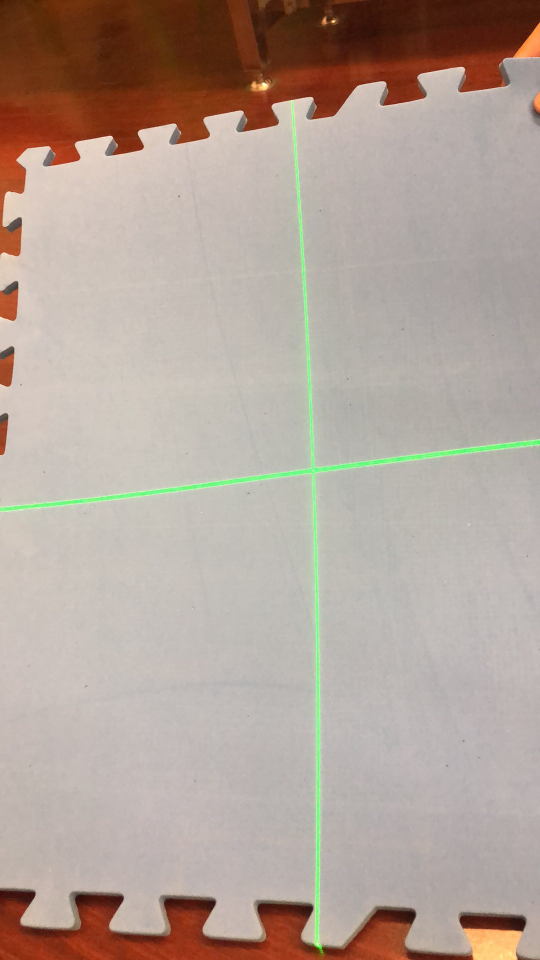
#> input picture Impedance_control/3.jpg, 1080 x 1920 px, found by its file name (shown at 1/2 size)
$ python testcrossline.py   (Python 2 division)
#> lines starting #> are read from the running program, lines starting #| are printed output that depends on the picture; after the words box and inside, x2 and y2 are one past the last pixel; in counts of white or black regions, pixels touching at a corner belong together; long printed decimals are rounded
#!/usr/bin/env python
# -*- coding: utf-8 -*-
import ros
import cv2
import numpy as np
from collections import defaultdict
def segment_by_angle_kmeans(lines, k=2, **kwargs):
    """Groups lines based on angle with k-means.

    Uses k-means on the coordinates of the angle on the unit circle
    to segment `k` angles inside `lines`.
    """

    # Define criteria = (type, max_iter, epsilon)
    default_criteria_type = cv2.TERM_CRITERIA_EPS + cv2.TERM_CRITERIA_MAX_ITER
    criteria = kwargs.get('criteria', (default_criteria_type, 10, 1.0))
    flags = kwargs.get('flags', cv2.KMEANS_PP_CENTERS)
    attempts = kwargs.get('attempts', 10)

    # returns angles in [0, pi] in radians
    angles = np.array([line[0][1] for line in lines])
    print "angles",angles
    # multiply the angles by two and find coordinates of that angle
    pts = np.array([[np.cos(2*angle), np.sin(2*angle)]
                    for angle in angles], dtype=np.float32)

    # run kmeans on the coords
    # print pts
    # labels1 = np.zeros(k)
    labels, centers = cv2.kmeans(pts, k,None,criteria, attempts, flags)[1:]
    print "labels",labels,centers
    labels = labels.reshape(-1)  # transpose to row vec
    print "labels", labels
    # segment lines based on their kmeans label
    segmented = defaultdict(list)
    segmented0=defaultdict(list)
    segmented1=defaultdict(list)
    for i, line in zip(range(len(lines)), lines):
        print i,line
        segmented[labels[i]].append(line)
    print "before segmented",segmented
    segmented = list(segmented.values())
    segmented0 = list(segmented[0])
    segmented1 = list(segmented[1])
    print "after segmented\n",segmented
    return segmented,segmented0,segmented1
img = cv2.imread('/data/ros/ur_ws_yue/src/tile_robot/Impedance_control/3.jpg')
#> img is the input picture: shape (1920, 1080, 3); mean B, G, R 152.9, 162.8, 178.2
gray = cv2.cvtColor(img, cv2.COLOR_RGB2GRAY)
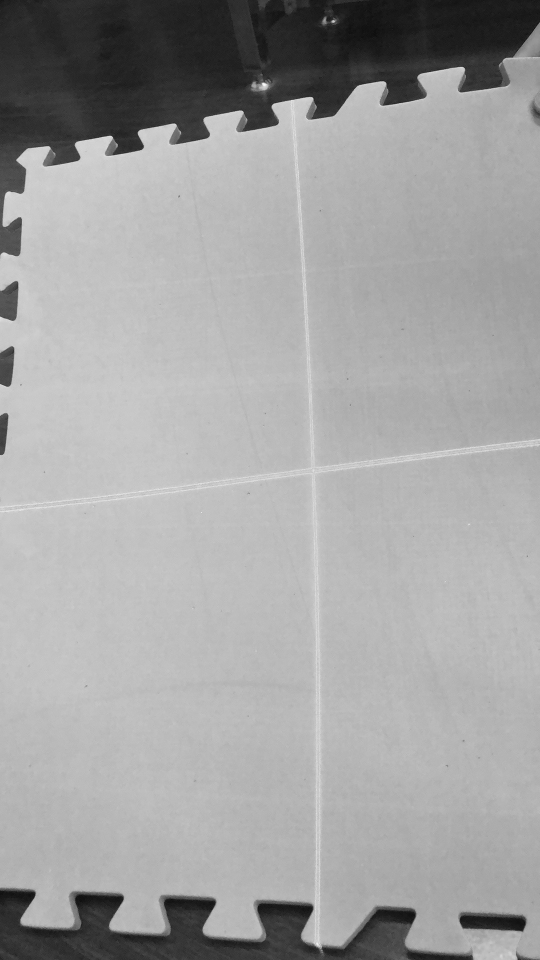
#> gray: shape (1920, 1080) (shown at 1/2 size); min 5, max 251, mean 161.6
blur = cv2.medianBlur(gray, 5)
adapt_type = cv2.ADAPTIVE_THRESH_GAUSSIAN_C
thresh_type = cv2.THRESH_BINARY_INV
bin_img = cv2.adaptiveThreshold(blur, 255, adapt_type, thresh_type, 7, 2)
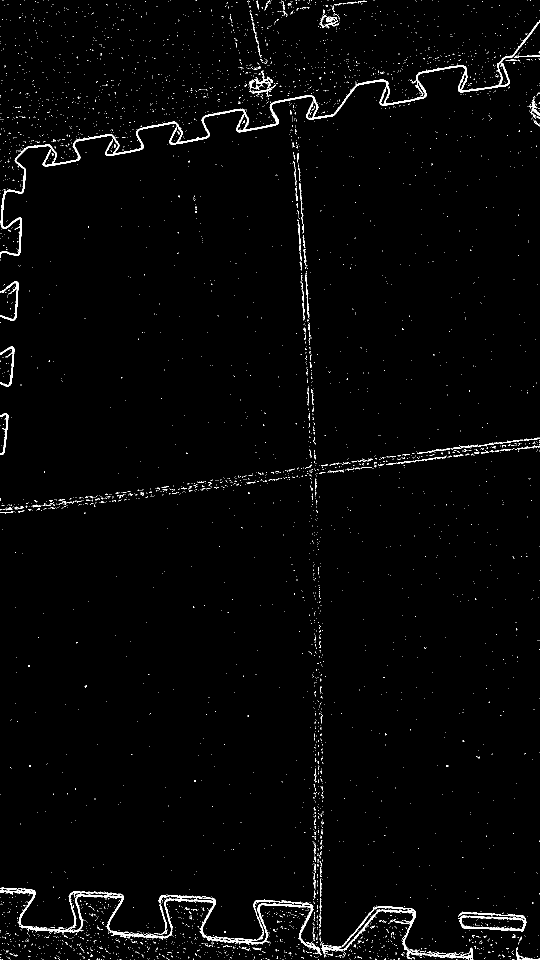
#> bin_img: shape (1920, 1080) (shown at 1/2 size); 1.8% white in thin lines or dots
rho, theta, thresh = 2, np.pi/180, 400
lines = cv2.HoughLines(bin_img, rho, theta, thresh)
#> lines = 26 rows, first 8: [342, 1.4], [1778, 1.62], [1846, 1.64], [306, 1.38], [1772, 1.62], [1854, 1.62], [1016, 1.45], [74, 0.0698]
# print line
lines1=lines.copy()
#> lines1 has the same summary as lines

def intersection(line1, line2):
    """Finds the intersection of two lines given in Hesse normal form.

    Returns closest integer pixel locations.
    See https://stackoverflow.com/a/383527/5087436
    """
    rho1, theta1 = line1[0]
    rho2, theta2 = line2[0]
    A = np.array([
        [np.cos(theta1), np.sin(theta1)],
        [np.cos(theta2), np.sin(theta2)]
    ])
    b = np.array([[rho1], [rho2]])
    x0, y0 = np.linalg.solve(A, b)
    x0, y0 = int(np.round(x0)), int(np.round(y0))
    return [[x0, y0]]
def draw_line(segmented,color):
    for ii in xrange(len(segmented)):
        rho, theta = np.array(segmented[ii][0])
        a = np.cos(theta)
        b = np.sin(theta)
        x0 = a * rho
        y0 = b * rho
        x1 = int(x0 + 1000 * (-b))
        y1 = int(y0 + 1000 * (a))
        x2 = int(x0 - 1000 * (-b))
        y2 = int(y0 - 1000 * (a))
        cv2.line(img, (x1, y1), (x2, y2), color, 6)

def segmented_intersections(lines):
    """Finds the intersections between groups of lines."""

    intersections = []
    for i, group in enumerate(lines[:-1]):
        for next_group in lines[i+1:]:
            for line1 in group:
                for line2 in next_group:
                    intersections.append(intersection(line1, line2))

    return intersections

segmented,segmented0,segmented1 = segment_by_angle_kmeans(lines)
#> in segment_by_angle_kmeans, `angles = np.array([line[0][1] for line in lines])`: angles = 26 values, max 3.09 at index 12, min 0 at index 10, mean 1.48
#| angles [1.396  1.623  1.641  1.379    1.623  1.623
#|  1.449  0.06981 1.641  1.641  0.         1.414
#|  3.089  1.606  3.072  3.072  1.431    1.396
#|  1.361  0.         1.641  0.05236 1.379    1.658
#|  1.658  1.641 ]
#> in segment_by_angle_kmeans, `pts = np.array([[np.cos(2*angle), np.sin(2*angle)] for angle in angles..`: pts = 26 pairs, first value -0.998 to 1, second value -0.174 to 0.407
#> in segment_by_angle_kmeans, `labels, centers = cv2.kmeans(pts, k,None,criteria, attempts, flags)[1:]`: labels = 26 values, max 1 at index 0, min 0 at index 7, mean 0.731; centers = [[0.994, -0.0199], [-0.97, 0.0653]]
#> (printed output is left out)
#| labels [1 1 1 1 1 1 1 0 1 1 0 1 0 1 0 0 1 1 1 0 1 0 1 1 1 1]
#> the loop in segment_by_angle_kmeans, `for i, line in zip(range(len(lines)), lines):` made 26 passes
#> line on passes 1 to 12: [[342, 1.4]], [[1778, 1.62]], [[1846, 1.64]], [[306, 1.38]], [[1772, 1.62]], [[1854, 1.62]], [[1016, 1.45]], [[74, 0.0698]], [[1840, 1.64]], [[1762, 1.64]], [[628, 0]], [[326, 1.41]]
#| 0 [[342.          1.396]]
#| 1 [[1.7780000e+03 1.6231562e+00]]
#| 2 [[1.8460000e+03 1.6406095e+00]]
#| 3 [[306.        1.379]]
#| 4 [[1.7720000e+03 1.6231562e+00]]
#| 5 [[1.8540000e+03 1.6231562e+00]]
#| 6 [[1016.           1.449]]
#| 7 [[7.400000e+01 6.981317e-02]]
#> (further printed lines are left out)
#> segmented = 2 items; segmented0 = 19 items, first 6: [[342, 1.4]], [[1778, 1.62]], [[1846, 1.64]], [[306, 1.38]], [[1772, 1.62]], [[1854, 1.62]]; segmented1 = [[[74, 0.0698]], [[628, 0]], [[-582, 3.09]], [[-572, 3.07]], [[-564, 3.07]], [[640, 0]], [[64, 0.0524]]]
#> (the run stopped early here; a loop or call above may not have finished)

$ run again, with Impedance_control/1.jpg copied over Impedance_control/3.jpg
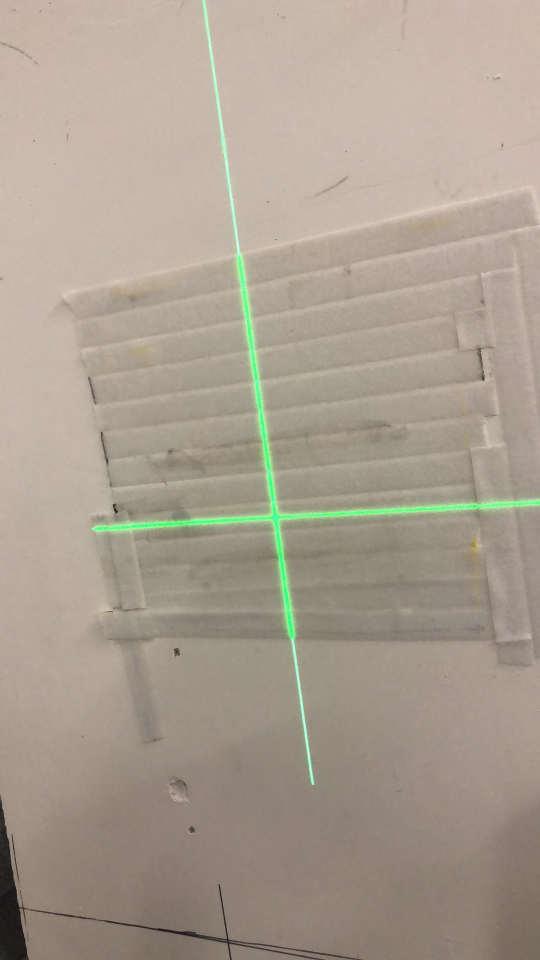
#> input picture Impedance_control/1.jpg, 1080 x 1920 px, found by its file name (shown at 1/2 size)
#> img is the input picture: shape (1920, 1080, 3); mean B, G, R 144.6, 158, 169.4
#> `gray = cv2.cvtColor(img, cv2.COLOR_RGB2GRAY)`:
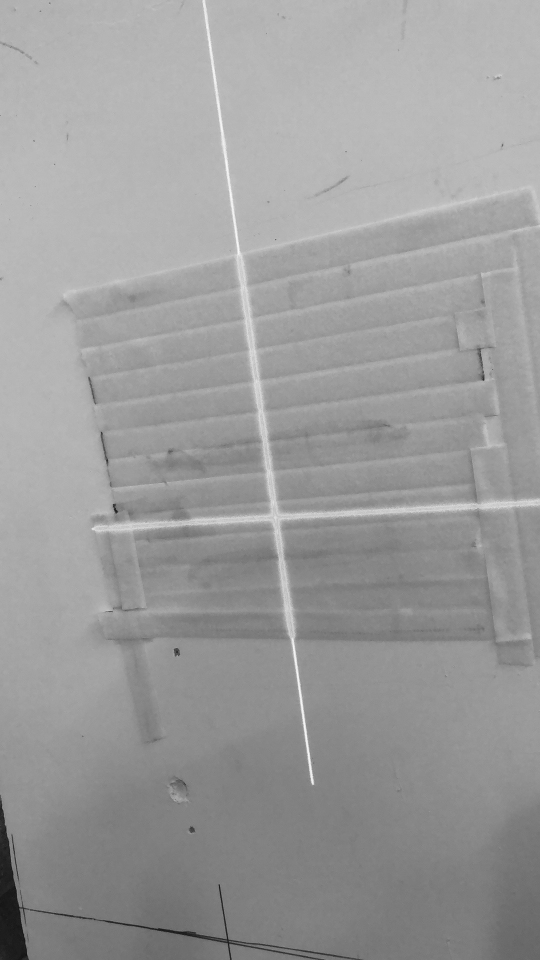
#> gray: shape (1920, 1080) (shown at 1/2 size); min 7, max 250, mean 155.4
#> `bin_img = cv2.adaptiveThreshold(blur, 255, adapt_type, thresh_type, 7,..`:
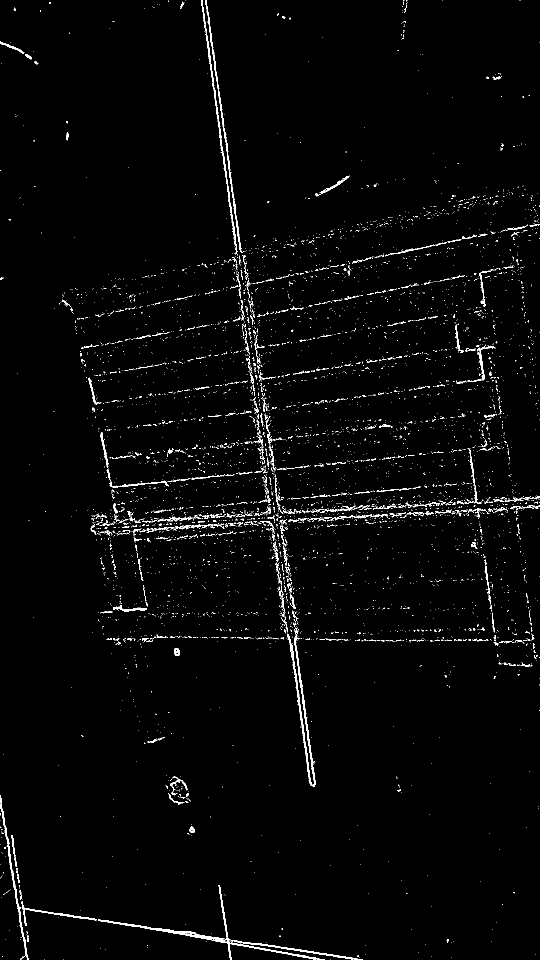
#> bin_img: shape (1920, 1080) (shown at 1/2 size); 1.9% white in thin lines or dots
#> lines = 34 rows, first 8: [-398, 3], [-406, 3], [1786, 1.73], [1778, 1.75], [992, 1.47], [1798, 1.71], [-414, 3.02], [-422, 3.02]
#> lines1 has the same summary as lines
#> angles = 34 values, max 3.05 at index 24, min 1.36 at index 10, mean 2.36
#| angles [3.002 3.002 1.728  1.745 1.466 1.710 3.019
#|  3.019 3.019 1.518 1.361 2.985  1.518 2.985
#|  2.985  1.379   1.763 1.484 2.967 2.985  1.501
#|  2.985  3.002 1.501 3.054  1.414 2.967 3.037
#|  3.037 1.484 2.950 1.693 3.054  3.037]
#> pts = 34 pairs, first value -0.995 to 0.985, second value -0.375 to 0.407
#> labels = 34 values, max 1 at index 2, min 0 at index 0, mean 0.441; centers = [[0.961, -0.27], [-0.964, 0.0393]]
#> (printed output is left out)
#| labels [0 0 1 1 1 1 0 0 0 1 1 0 1 0 0 1 1 1 0 0 1 0 0 1 0 1 0 0 0 1 0 1 0 0]
#> the loop in segment_by_angle_kmeans, `for i, line in zip(range(len(lines)), lines):` made 34 passes
#> (printed output is left out)
#> segmented = 2 items; segmented0 = 19 items, first 6: [[-398, 3]], [[-406, 3]], [[-414, 3.02]], [[-422, 3.02]], [[-430, 3.02]], [[-390, 2.98]]; segmented1 = [[[1786, 1.73]], [[1778, 1.75]], [[992, 1.47]], [[1798, 1.71]], [[1070, 1.52]], [[660, 1.36]], [[1054, 1.52]], [[718, 1.38]], [[1762, 1.76]], [[1044, 1.48]], [[1078, 1.5]], [[1062, 1.5]], [[830, 1.41]], [[1082, 1.48]], [[1812, 1.69]]]

$ run again, with Impedance_control/2.jpg copied over Impedance_control/3.jpg
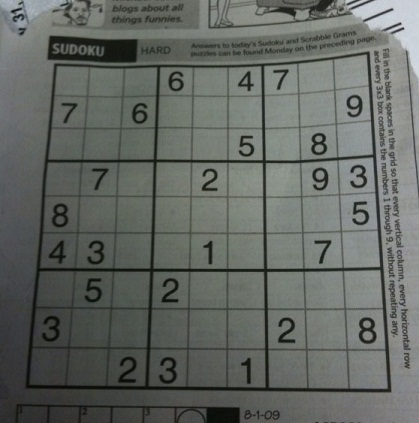
#> input picture Impedance_control/2.jpg, 419 x 423 px, found by its file name
#> img is the input picture: shape (423, 419, 3); mean B, G, R 98.9, 103.6, 99.4
#> `blur = cv2.medianBlur(gray, 5)`:
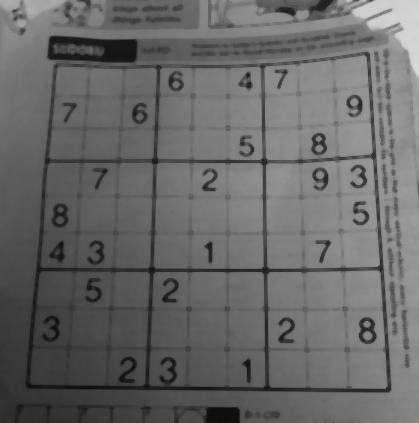
#> blur: shape (423, 419); min 12, max 217, mean 103.5
#> `bin_img = cv2.adaptiveThreshold(blur, 255, adapt_type, thresh_type, 7,..`:
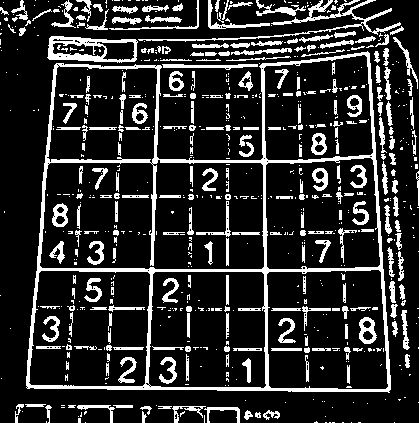
#> bin_img: shape (423, 419); 17.4% white; 714 white regions (455 under 20 px), largest, box (x1, y1, x2, y2) and area: (26, 51, 391, 393) 8757, (138, 0, 401, 42) 1206, (47, 36, 138, 63) 1055
#> lines = 32 rows, first 8: [264, 0], [-362, 3.07], [160, 0.0349], [-260, 3.12], [60, 0.0873], [384, 1.59], [270, 1.57], [388, 1.57]
#> lines1 has the same summary as lines
#> angles = 32 values, max 3.12 at index 3, min 0 at index 0, mean 1.37
#| angles [0.         3.072  0.03491 3.124  0.08727 1.588
#|  1.571  1.571  1.571  3.089  3.072  0.
#|  1.553   0.         1.553   0.05236 0.06981 3.089
#|  1.588  1.571  3.107   3.072  0.1047 1.571
#|  0.01745 0.01745 0.05236 1.588  1.553   3.054
#|  0.         1.571 ]
#> pts = 32 pairs, first value -1 to 1, second value -0.174 to 0.208
#> labels = 32 values, max 1 at index 5, min 0 at index 0, mean 0.375; centers = [[0.994, -0.00178], [-1, -2.75e-08]]
#> (printed output is left out)
#| labels [0 0 0 0 0 1 1 1 1 0 0 0 1 0 1 0 0 0 1 1 0 0 0 1 0 0 0 1 1 0 0 1]
#> the loop in segment_by_angle_kmeans, `for i, line in zip(range(len(lines)), lines):` made 32 passes
#> (printed output is left out)
#> segmented = 2 items; segmented0 = 20 items, first 6: [[264, 0]], [[-362, 3.07]], [[160, 0.0349]], [[-260, 3.12]], [[60, 0.0873]], [[-366, 3.09]]; segmented1 = [[[384, 1.59]], [[270, 1.57]], [[388, 1.57]], [[160, 1.57]], [[164, 1.55]], [[274, 1.55]], [[266, 1.59]], [[348, 1.57]], [[308, 1.57]], [[158, 1.59]], [[42, 1.55]], [[66, 1.57]]]

$ run again, with Impedance_control/4.jpg copied over Impedance_control/3.jpg
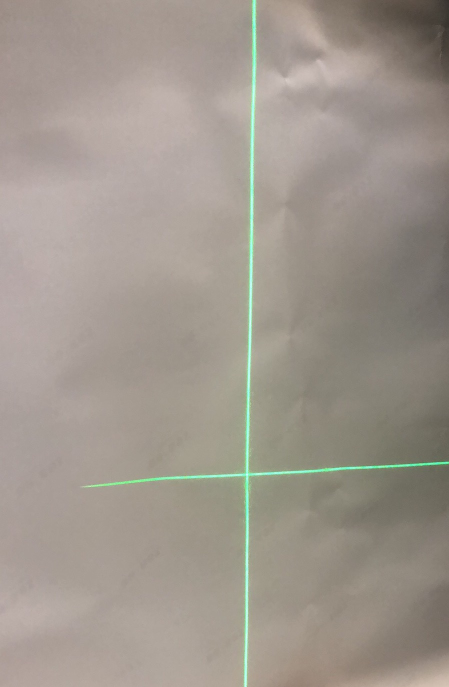
#> input picture Impedance_control/4.jpg, 898 x 1374 px, found by its file name (shown at 1/2 size)
#> img is the input picture: shape (1374, 898, 3); mean B, G, R 141.6, 151.1, 159.2
#> `bin_img = cv2.adaptiveThreshold(blur, 255, adapt_type, thresh_type, 7,..`:
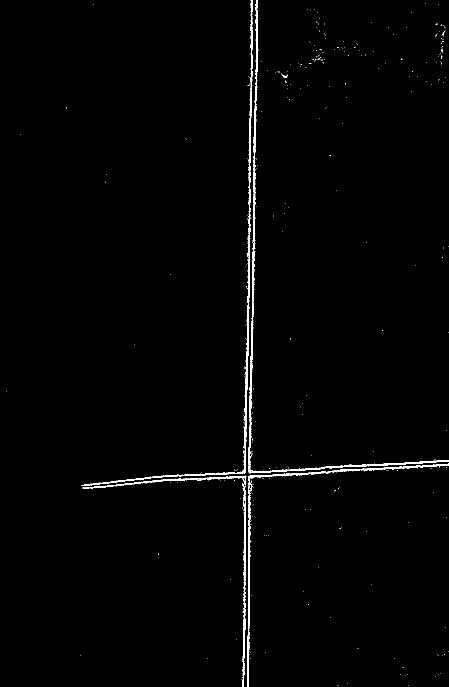
#> bin_img: shape (1374, 898) (shown at 1/2 size); 1.2% white; 343 white regions (336 under 20 px), largest, box (x1, y1, x2, y2) and area: (496, 0, 898, 947) 4477, (162, 0, 506, 972) 3991, (164, 951, 493, 1374) 2416
#> lines = 22 rows, first 8: [516, 0.0175], [506, 0.0175], [500, 0], [496, 0], [976, 1.52], [488, 0], [968, 1.52], [518, 0.0349]
#> lines1 has the same summary as lines
#> angles = 22 values, max 3.12 at index 14, min 0 at index 2, mean 1.26
#| angles [0.01745 0.01745 0.         0.         1.518  0.
#|  1.518  0.03491 1.536  0.03491 1.501  1.501
#|  0.         0.         3.124  3.124  3.124  3.124
#|  3.124  1.484  1.466  1.553  ]
#> pts = 22 rows, first 8: [0.999, 0.0349], [0.999, 0.0349], [1, 0], [1, 0], [-0.995, 0.105], [1, 0], [-0.995, 0.105], [0.998, 0.0698]
#> labels = 22 values, max 1 at index 4, min 0 at index 0, mean 0.364; centers = [[0.999, 0.00249], [-0.991, 0.122]]
#> (printed output is left out)
#| labels [0 0 0 0 1 0 1 0 1 0 1 1 0 0 0 0 0 0 0 1 1 1]
#> the loop in segment_by_angle_kmeans, `for i, line in zip(range(len(lines)), lines):` made 22 passes
#> (printed output is left out)
#> segmented = 2 items; segmented0 = [[[516, 0.0175]], [[506, 0.0175]], [[500, 0]], [[496, 0]], [[488, 0]], [[518, 0.0349]], [[528, 0.0349]], [[492, 0]], [[512, 0]], [[-502, 3.12]], [[-472, 3.12]], [[-478, 3.12]], [[-486, 3.12]], [[-492, 3.12]]]; segmented1 = [[[976, 1.52]], [[968, 1.52]], [[962, 1.54]], [[980, 1.5]], [[986, 1.5]], [[994, 1.48]], [[990, 1.47]], [[950, 1.55]]]
